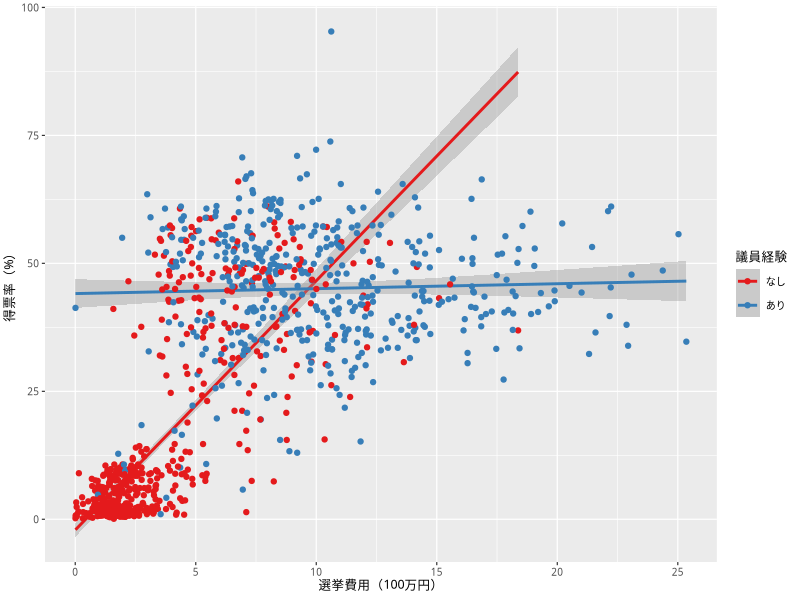
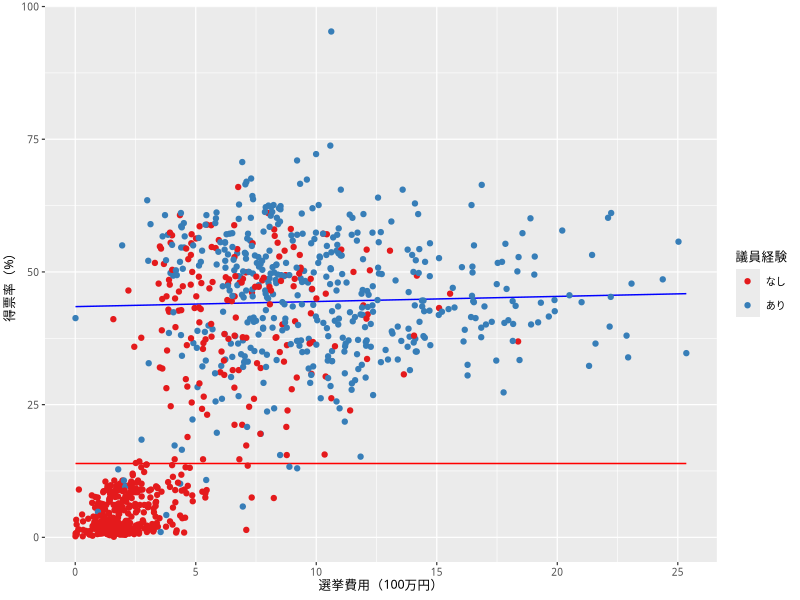
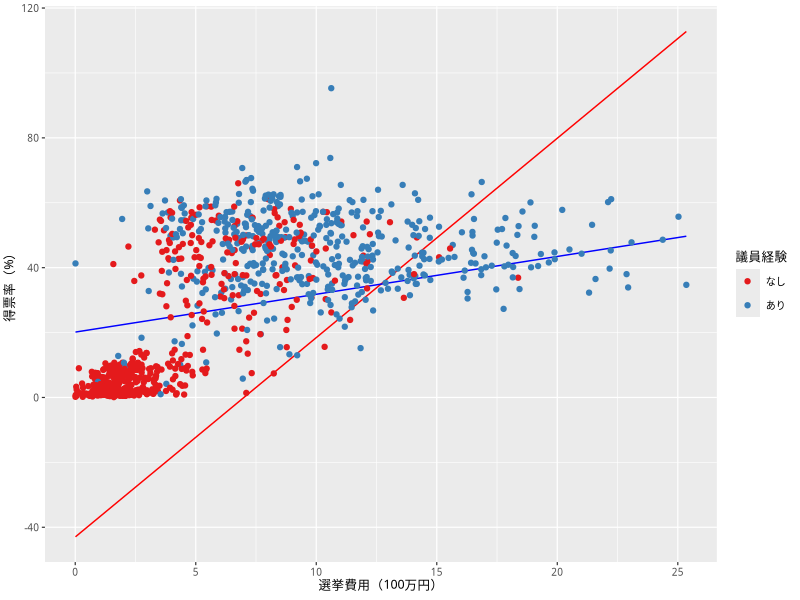
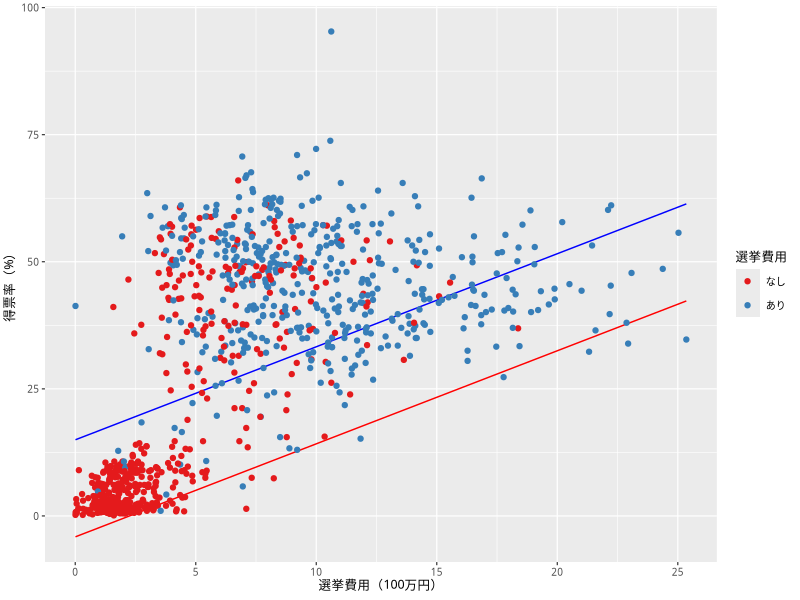
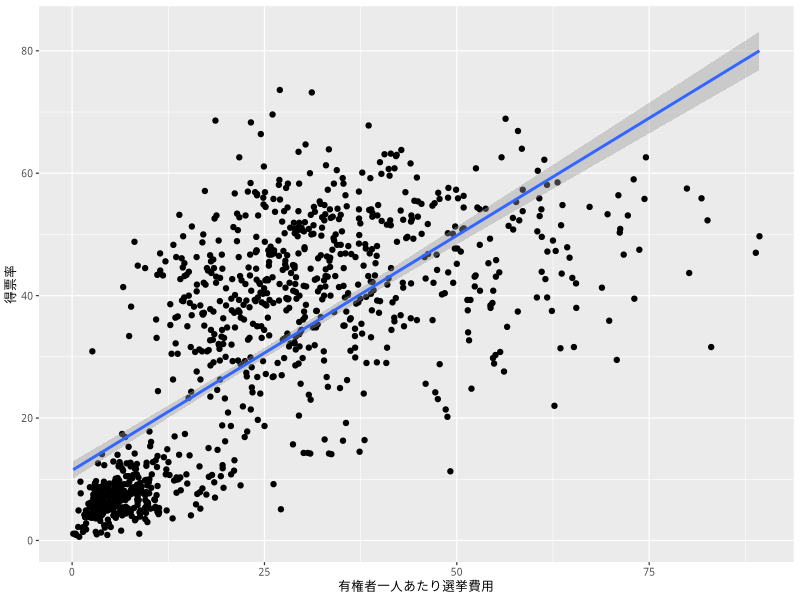
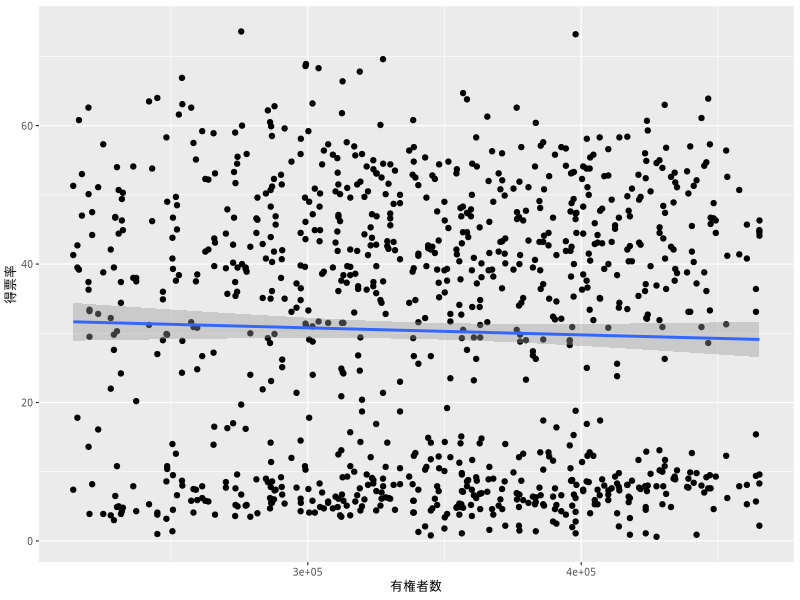
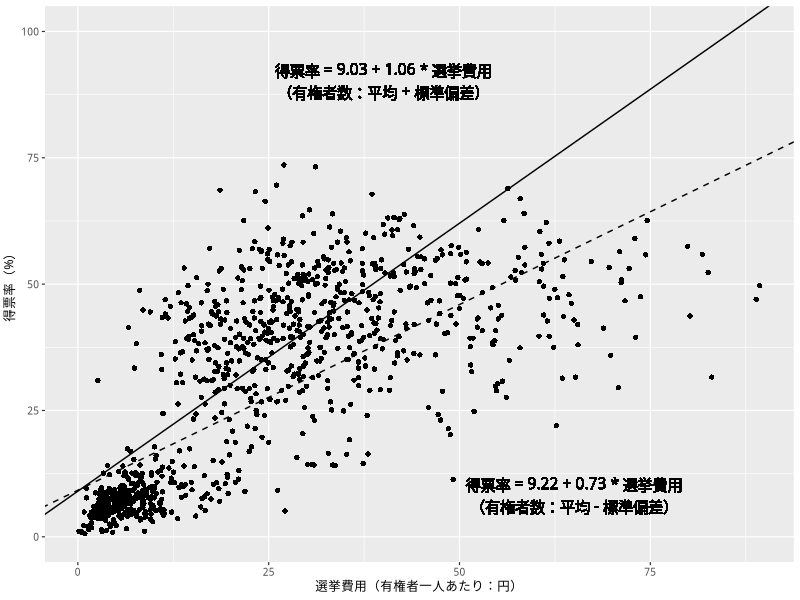

Write the R code that produced these figures, in order.
## ---- chunk 1
#| include: false

if (knitr::is_latex_output()) {
  knitr::opts_chunk$set(dev = 'cairo_pdf')
}
## ---- chunk 2
#| echo: false
#| message:  false

library(tidyverse)
my_font <- 'HiraginoSans-W3'
theme_set(theme_gray(base_size = 9,
                     base_family = my_font))
## ---- chunk 3
HR09 <- read_csv('data/hr-data.csv') |>
  mutate(experience = as.numeric(status == '現職' | status == '元職')) |>
  filter(year == 2009,
         !is.na(expm)) |>
  dplyr::select(voteshare, expm, experience)
## ---- chunk 4
summary(HR09)
## ---- chunk 5
apply(HR09, MARGIN = 2, FUN = sd)
## ---- chunk 6
fit1 <- lm(voteshare ~ expm * experience, data = HR09)
broom::tidy(fit1, conf.int = TRUE)
## ---- chunk 7
HR09 <- HR09 |>
  mutate(expm_c = expm - mean(expm))
fit2 <- lm(voteshare ~ expm_c * experience, data = HR09)
broom::tidy(fit2, conf.int = TRUE)
## ---- chunk 8
int1 <- ggplot(HR09, aes(x = expm,
                         y = voteshare,
                         color = as.factor(experience))) +
  geom_smooth(method = 'lm') +
  geom_point() +
  scale_color_brewer(palette = 'Set1',
                     name    = '議員経験',
                     labels  = c('なし', 'あり')) +
  labs(x = '選挙費用（100万円）',
       y = '得票率（%）')
plot(int1)
## ---- chunk 9
fit3 <- lm(voteshare ~ experience + expm_c:experience,
           data = HR09)
broom::tidy(fit3, conf.int = TRUE)
## ---- chunk 10
money <- seq(from = min(HR09$expm),
             to   = max(HR09$expm),
             length.out = 100)
money_c <- money - mean(money)
## ---- chunk 11
fitted3_x0 <-
  coef(fit3)[1] +
  coef(fit3)[2] * 0 +
  coef(fit3)[3] * money_c * 0
## ---- chunk 12
fitted3_x1 <-
  coef(fit3)[1] +
  coef(fit3)[2] * 1 +
  coef(fit3)[3] * money_c * 1
## ---- chunk 13
df_fitted <- tibble(money, money_c, fitted3_x0, fitted3_x1)
plt3 <- ggplot(df_fitted) +
  geom_line(aes(x = money, y = fitted3_x0), color = 'red') +
  geom_line(aes(x = money, y = fitted3_x1), color = 'blue') +
  geom_point(data = HR09, aes(x = expm,
                              y = voteshare,
                              color = as.factor(experience))) +
  scale_color_brewer(palette = 'Set1',
                     name    = '議員経験',
                     labels  = c('なし', 'あり')) +
  labs(x = '選挙費用（100万円）',
       y = '得票率（%）')
plot(plt3)
## ---- chunk 14
fit4 <- lm(voteshare ~ expm_c + expm_c:experience,
           data = HR09)
broom::tidy(fit4, conf.int = TRUE)
## ---- chunk 15
fitted4_x0 <-
  coef(fit4)[1] +
  coef(fit4)[2] * money_c +
  coef(fit4)[3] * money_c * 0
## ---- chunk 16
fitted4_x1 <-
  coef(fit4)[1] +
  coef(fit4)[2] * money_c +
  coef(fit4)[3] * money_c * 1
## ---- chunk 17
df_fitted$fitted4_x0 <- fitted4_x0
df_fitted$fitted4_x1 <- fitted4_x1
plt4 <- ggplot(df_fitted) +
  geom_line(aes(x = money, y = fitted4_x0), color = 'red') +
  geom_line(aes(x = money, y = fitted4_x1), color = 'blue') +
  geom_point(data = HR09, aes(x = expm,
                              y = voteshare,
                              color = as.factor(experience))) +
  scale_color_brewer(palette = 'Set1',
                     name    = '議員経験',
                     labels  = c('なし', 'あり')) +
  labs(x = '選挙費用（100万円）',
       y = '得票率（%）')
plot(plt4)
## ---- chunk 18
fit5 <- lm(voteshare ~ expm_c + experience,
           data = HR09)
broom::tidy(fit5, conf.int = TRUE)
## ---- chunk 19
fitted5_x0 <-
  coef(fit5)[1] +
  coef(fit5)[2] * money_c +
  coef(fit5)[1] * 0
fitted5_x1 <-
  coef(fit5)[1] +
  coef(fit5)[2] * money_c +
  coef(fit5)[1] * 1
df_fitted$fitted5_x0 <- fitted5_x0
df_fitted$fitted5_x1 <- fitted5_x1
plt5 <- ggplot(df_fitted) +
  geom_line(aes(x = money, y = fitted5_x0), color = 'red') +
  geom_line(aes(x = money, y = fitted5_x1), color = 'blue') +
  geom_point(data = HR09, aes(x = expm,
                              y = voteshare,
                              color = as.factor(experience))) +
  scale_color_brewer(palette = 'Set1',
                     name    = '選挙費用',
                     labels  = c('なし', 'あり')) +
  labs(x = '選挙費用（100万円）',
       y = '得票率（%）')
plot(plt5)
## ---- chunk 20
HR05 <- read_csv('data/hr-data.csv') |>
  filter(year == 2005) |>
  dplyr::select(voteshare, exppv, eligible)
summary(HR05)
plt_vs_ex <- ggplot(HR05, aes(x = exppv, y = voteshare)) +
  geom_point() +
  geom_smooth(method = 'lm') +
  labs(x = '有権者一人あたり選挙費用', y = '得票率')
plot(plt_vs_ex)
plt_vs_el <- ggplot(HR05, aes(x = eligible, y = voteshare)) +
  geom_point() +
  geom_smooth(method = 'lm') +
  labs(x = '有権者数', y = '得票率')
plot(plt_vs_el)
## ---- chunk 21
model1 <- lm(voteshare ~ exppv * eligible,
             data = HR05)
broom::tidy(model1)
## ---- chunk 22
HR05 <- HR05 |>
  mutate(exppv_c    = exppv - mean(exppv, na.rm = TRUE),
         eligible_c = eligible - mean(eligible))
model2 <- lm(voteshare ~ exppv_c * eligible_c, data = HR05)
broom::tidy(model2)
## ---- chunk 23
(mean_eligible <- mean(HR05$eligible))
(sd_eligible <- sd(HR05$eligible))
broom::tidy(model1)
## ---- chunk 24
(intercept1 <- 
   coef(model1)[1] +
   coef(model1)[3] * (mean_eligible - sd_eligible)
)
## ---- chunk 25
(slope1 <-
   coef(model1)[2] +
   coef(model1)[4] * (mean_eligible - sd_eligible)
)
## ---- chunk 26
(intercept2 <-
   coef(model1)[1] +
   coef(model1)[3] * (mean_eligible + sd_eligible)
)
## ---- chunk 27
(slope2 <-
   coef(model1)[2] +
   coef(model1)[4] * (mean_eligible + sd_eligible)
)
## ---- chunk 28
plt_int <- ggplot(HR05, aes(x = exppv, y = voteshare)) +
  geom_point(pch = 16) +
  geom_abline(intercept = intercept1, slope = slope1,
              linetype = 'dashed') +
  geom_abline(intercept = intercept2, slope = slope2) +
  ylim(0, 100) +
  labs(x = '選挙費用（有権者一人あたり：円）', y = '得票率（%）') +
  geom_text(label = '得票率 = 9.22 + 0.73 * 選挙費用\n（有権者数：平均 - 標準偏差）',
            x = 65, y = 8, family = my_font) +
  geom_text(label = '得票率 = 9.03 + 1.06 * 選挙費用\n（有権者数：平均 + 標準偏差）',
            x = 40, y = 90, family = my_font)
plot(plt_int)
